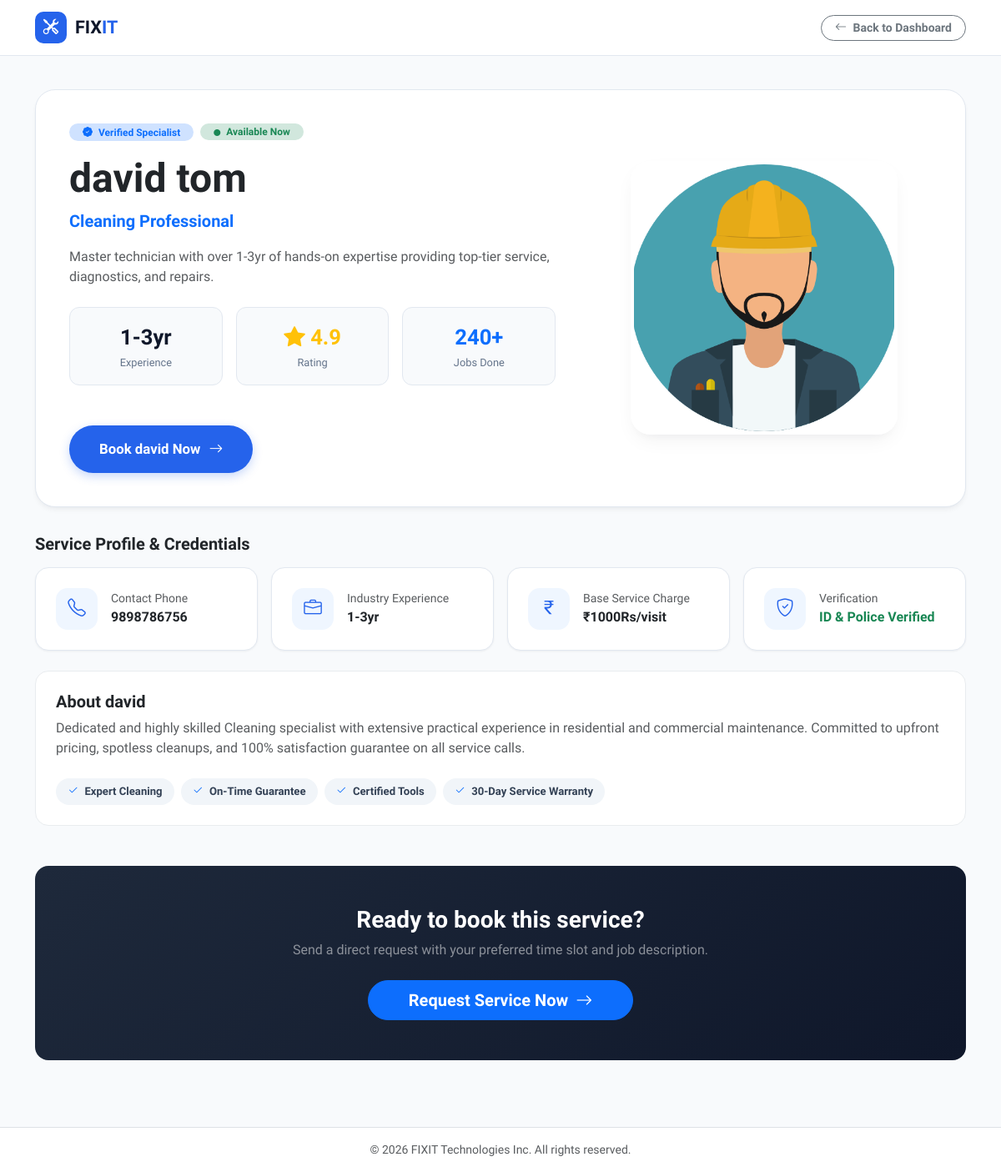
/worker/65/, run on an earlier commit of the app's database.
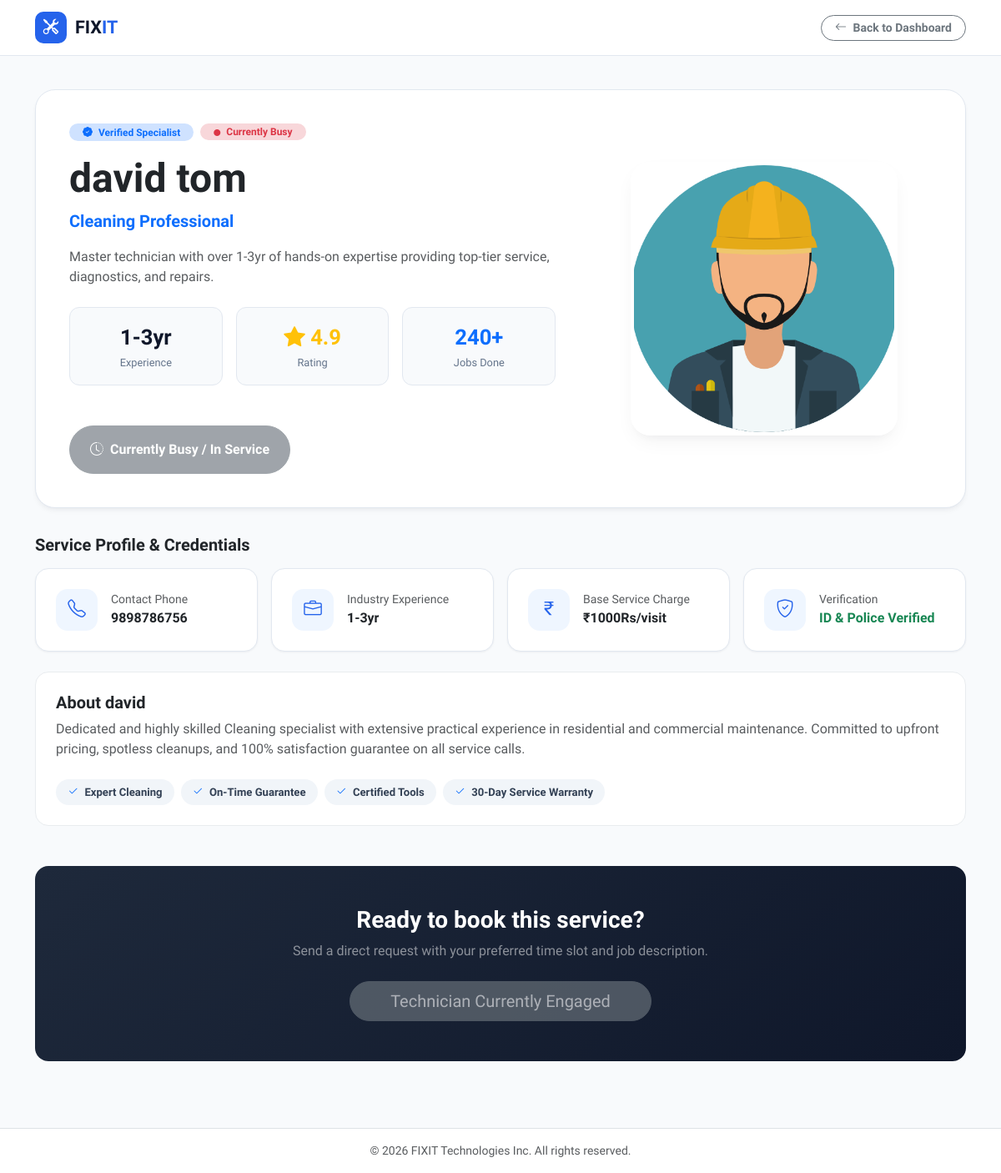
And on a later commit of the database.
### mainapp/models.py (models this page shows, shortened)
class Worker(models.Model):
    TITLE_CHOICES = [
        ('Mr', 'Mr.'),
        ('Ms', 'Ms.'),
    ]
    STATUS_CHOICES = [
        ('pending', 'Pending'),
        ('approved', 'Approved'),
        ('rejected', 'Rejected'),
    ]
    title = models.CharField(max_length=10, choices=TITLE_CHOICES, default='Mr')
    first_name = models.CharField(max_length=100)
    last_name = models.CharField(max_length=100)
    email = models.EmailField(max_length=100, unique=True)
    password = models.CharField(max_length=255)  # Hashed password storage
    gender = models.CharField(max_length=10, choices=[('Male', 'Male'), ('Female', 'Female')])
    phone = models.CharField(max_length=15)
    profession = models.TextField()
    experience = models.TextField()
    amount = models.TextField()
    status = models.BooleanField(default=True, )  # Worker availability
    is_approved = models.BooleanField(default=False)  # New field

### mainapp/views.py (the view)
# urls.py: path('worker/<int:worker_id>/', views.view_worker, name='view_worker'),
def view_worker(request, worker_id):
    worker = get_object_or_404(Worker, id=worker_id)
    return render(request, 'view_worker.html', {'worker': worker})

### mainapp/templates/view_worker.html (shortened to what the changed rows need)
{% load static %}
<!DOCTYPE html>
<html lang="en">
<head>
    <link href="https://cdn.jsdelivr.net/npm/bootstrap@5.3.3/dist/css/bootstrap.min.css" rel="stylesheet">
    <link rel="stylesheet" href="https://cdnjs.cloudflare.com/ajax/libs/bootstrap-icons/1.11.3/font/bootstrap-icons.min.css">
</head>
<body>
    <nav class="dash-navbar">
        <div class="container">
            <div class="d-flex align-items-center justify-content-between">
                <a class="brand-logo-wrap" href="{% url 'user_dashboard' %}">
                    <h1 class="brand-name">FIX<span>IT</span></h1>
                </a>
            </div>
        </div>
    </nav>
    <main class="profile-page-content">
        <div class="container">
            <div class="profile-main-card">
                <div class="row align-items-center g-5">
                    <div class="col-lg-7">
                        <div class="d-flex align-items-center gap-2 mb-3">
                            <span class="badge bg-primary-subtle text-primary fw-bold px-3 py-1 rounded-pill">
                                <i class="bi bi-patch-check-fill me-1"></i> Verified Specialist
                            </span>
                            {% if worker.status %}
                            <span class="badge bg-success-subtle text-success fw-bold px-3 py-1 rounded-pill">
                                <i class="bi bi-circle-fill me-1" style="font-size: 0.5rem;"></i> Available Now
                            </span>
                            {% else %}
                            <span class="badge bg-danger-subtle text-danger fw-bold px-3 py-1 rounded-pill">
                                <i class="bi bi-circle-fill me-1" style="font-size: 0.5rem;"></i> Currently Busy
                            </span>
                            {% endif %}
                        </div>
                        <h1 class="fw-bold text-dark display-5 mb-2">{{ worker.first_name }} {{ worker.last_name }}</h1>
                        <p class="text-primary fw-semibold fs-5 mb-3">{{ worker.profession }} Professional</p>
                        <p class="text-muted mb-4 lead fs-6">
                            Master technician with over {{ worker.experience }} of hands-on expertise providing top-tier service, diagnostics, and repairs.
                        </p>
                        <div class="d-flex gap-3 mb-5">
                            <div class="stat-badge-box">
                                <div class="stat-value">{{ worker.experience }}</div>
                                <div class="stat-label">Experience</div>
                            </div>
                            <div class="stat-badge-box">
                            </div>
                            <div class="stat-badge-box">
                            </div>
                        </div>
                        <div>
                            {% if worker.status %}
                            <a href="{% url 'send_request' worker.id %}" class="btn-book-action">
                                Book {{ worker.first_name }} Now <i class="bi bi-arrow-right"></i>
                            </a>
                            {% else %}
                            <button class="btn btn-secondary rounded-pill px-4 py-3 fw-semibold" disabled>
                                <i class="bi bi-clock-history me-1"></i> Currently Busy / In Service
                            </button>
                            {% endif %}
                        </div>
                    </div>
                </div>
            </div>
            <div class="row g-3 mb-4">
                <div class="col-md-6 col-lg-3">
                    <div class="info-card">
                        <div>
                            <small class="text-muted d-block">Contact Phone</small>
                            <span class="fw-bold text-dark">{{ worker.phone }}</span>
                        </div>
                    </div>
                </div>
                <div class="col-md-6 col-lg-3">
                    <div class="info-card">
                        <div>
                            <small class="text-muted d-block">Industry Experience</small>
                            <span class="fw-bold text-dark">{{ worker.experience }}</span>
                        </div>
                    </div>
                </div>
                <div class="col-md-6 col-lg-3">
                    <div class="info-card">
                        <div>
                            <small class="text-muted d-block">Base Service Charge</small>
                            <span class="fw-bold text-dark">₹{{ worker.amount }}/visit</span>
                        </div>
                    </div>
                </div>
            </div>
            <div class="card border border-light-subtle rounded-4 p-4 bg-white mb-5">
                <h4 class="fw-bold text-dark fs-5 mb-2">About {{ worker.first_name }}</h4>
                <p class="text-muted mb-4">
                    Dedicated and highly skilled {{ worker.profession }} specialist with extensive practical experience in residential and commercial maintenance. Committed to upfront pricing, spotless cleanups, and 100% satisfaction guarantee on all service calls.
                </p>
                <div class="d-flex flex-wrap gap-2">
                    <span class="tag-pill"><i class="bi bi-check2 text-primary me-1"></i> Expert {{ worker.profession }}</span>
                    <span class="tag-pill"><i class="bi bi-check2 text-primary me-1"></i> On-Time Guarantee</span>
                    <span class="tag-pill"><i class="bi bi-check2 text-primary me-1"></i> Certified Tools</span>
                    <span class="tag-pill"><i class="bi bi-check2 text-primary me-1"></i> 30-Day Service Warranty</span>
                </div>
            </div>
            <div class="card border-0 rounded-4 p-5 text-center text-white" style="background: linear-gradient(135deg, #1e293b 0%, #0f172a 100%);">
                {% if worker.status %}
                <div>
                    <a href="{% url 'send_request' worker.id %}" class="btn btn-primary btn-lg rounded-pill px-5 fw-bold">
                        Request Service Now <i class="bi bi-arrow-right ms-1"></i>
                    </a>
                </div>
                {% else %}
                <div>
                    <button class="btn btn-secondary btn-lg rounded-pill px-5" disabled>Technician Currently Engaged</button>
                </div>
                {% endif %}
            </div>
        </div>
    </main>
</body>
</html>

What changed in the data, as far as the page shows it:
changed Worker "david": status True → False (drawn); first_name "david" → (not shown)
Also different on the page:
text no longer shown: "Available Now Book Now Request Service Now"
text now shown: "Currently Busy Currently Busy / In Service Technician Currently Engaged"
